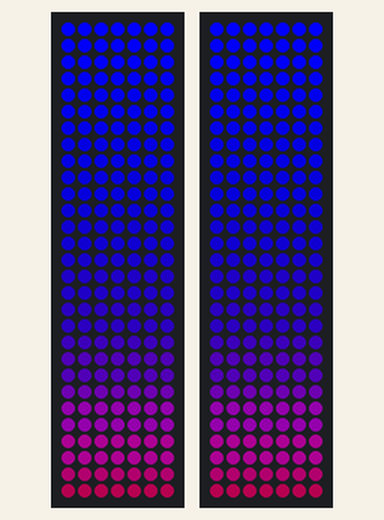
A sketch run on a simulated Arduino Uno, built with avr-gcc and run on an emulated ATmega328P. Parts: 2 × 7×29 RGB LED matrix (first LED top left, wired row by row). Dim RGB values are drawn brighter than linear.

Above: at 1.0 s.
At 11.7 s:
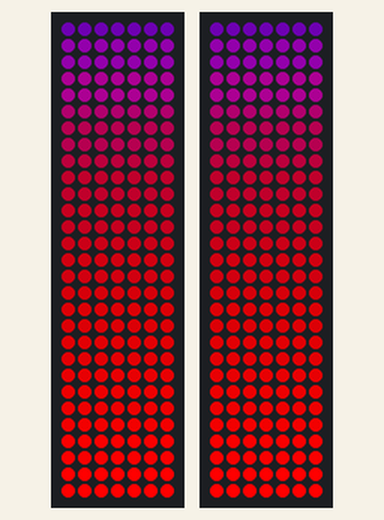
At 19.2 s:
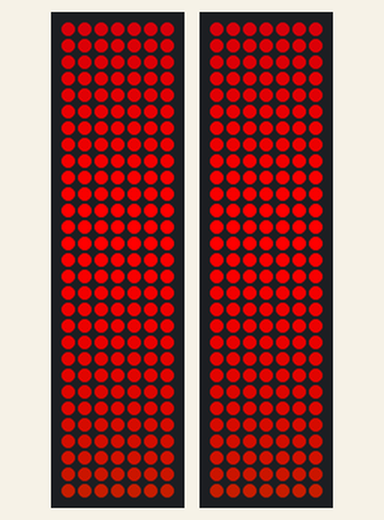
At 23.9 s:
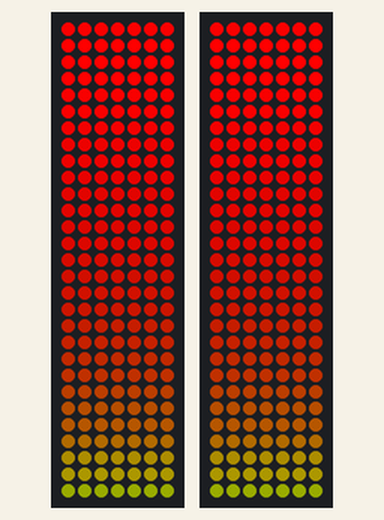
At 28.7 s:
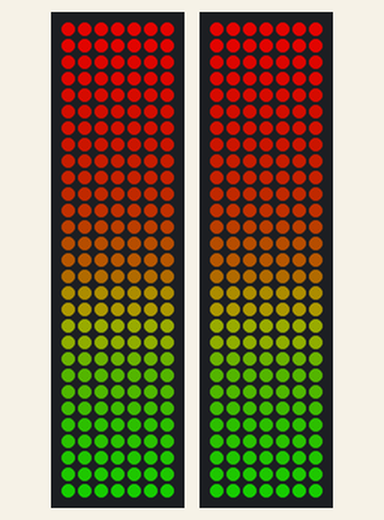
At 38.3 s:
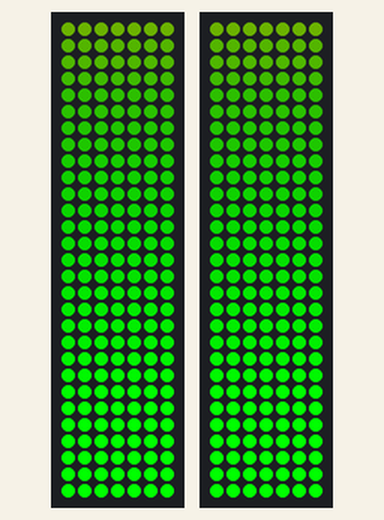

The sketch:

_2017_Cart_Bling_Rewritten.ino
```cpp
#include <Adafruit_GFX.h>
#include <Adafruit_NeoMatrix.h>
#include <Adafruit_NeoPixel.h>

#define PIN             6    /* PIN NUMBER OF "matrix" */
#define PIN2            7    /* PIN NUMBER OF "matrix2" */
#define luminosity      255   /* THE BRIGHTNESS LEVEL OF THE LED's */

Adafruit_NeoMatrix matrix = Adafruit_NeoMatrix(7, 29, PIN,
                            NEO_MATRIX_TOP     + NEO_MATRIX_RIGHT +
                            NEO_MATRIX_COLUMNS + NEO_MATRIX_ZIGZAG,
                            NEO_GRB            + NEO_KHZ800);

Adafruit_NeoMatrix matrix2 = Adafruit_NeoMatrix(7, 29, PIN2,
                             NEO_MATRIX_BOTTOM  + NEO_MATRIX_LEFT +
                             NEO_MATRIX_COLUMNS + NEO_MATRIX_ZIGZAG,
                             NEO_GRB            + NEO_KHZ800);

/* DECLARES COLORS FOR "matrix" */
const uint16_t colors[] = {
  matrix.Color(255, 0, 0), matrix.Color(0, 255, 0), matrix.Color(60, 125, 255), matrix2.Color(255, 120, 60), matrix.Color(220, 20, 60), matrix.Color(255, 215, 0)
};

/* DECLARES COLORS FOR "matrix2" */
const uint16_t colors2[] = {
  matrix2.Color(255, 0, 0), matrix2.Color(0, 255, 0), matrix2.Color(60, 125, 255), matrix2.Color(255, 120, 60), matrix.Color(220, 20, 60), matrix.Color(255, 215, 0)
};

void setup() {
  Serial.begin(250000);
  matrix.begin();                    /* RESETS ALL THE PIXELS IN "matrix" */
  matrix2.begin();                   /* RESETS ALL THE PIXELS IN "matrix2" */
  matrix.setBrightness(luminosity);  /* SETS BRIGHTNESS FOR "matrix" */
  matrix2.setBrightness(luminosity); /* SETS BRIGTNESS FOR "matrix2" */
  matrix.setTextWrap(false);
  matrix2.setTextWrap(false);
  matrix.show();
  matrix2.show();
}

void loop() {
  rainbow();
  matrix.clear();
  matrix2.clear();
  Update();
  delay(2500);
}
```

Second.ino
```cpp
void rainbow() {
  float di = 5;
  for (int i = 0; i < floor(2000 / di); i++) {
    for (int j = 0; j < 40; j++) {
      for (int z = 0; z < 7; z++) {
        pixel(z, j, colorCode(int(floor((i + j) * di)) % 765));
      }
    }
    if (i % 2) {
      Update();
    }
  }
}

uint16_t colorCode (int code) {
  int r = 0;
  int g = 0;
  int b = 255;
  if (code >= 255) {
    r = 255;
    b = 0;
    if (code >= 510) {
      r = 0;
      g = 255;
      if (code >= 765) {
        b = 255;
        g = 0;
      }
    } else {
      for (int i = 0; i < (code - 255); i++) {
        r -= 1;
        g += 1;
      }
    }
  } else {
    for (int i = 0; i < code; i++) {
      r += 1;
      b -= 1;
    }
  }
  return matrix.Color(r, g, b);
}

void print_words(char phrase[], uint16_t color) {
  // words
}

void Update () {
  matrix.show();
  matrix2.show();
}

void pixel (int x, int y, uint16_t color) {
  matrix.drawPixel(x, y, color);
  matrix2.drawPixel(x, y, color);
}
```
